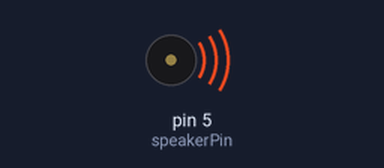
A sketch run on a simulated Arduino Uno, built with avr-gcc and run on an emulated ATmega328P. Shown: buzzer (waves = sounding).

Above: at 0.1 s.
At 2.2 s:
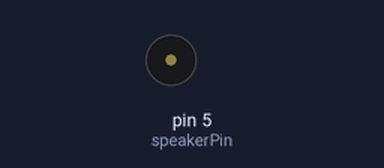
Timing chart, 0 to 3.7 s (numbered marks = the images above):
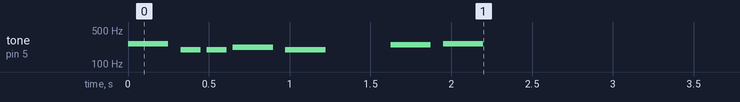

The sketch:

app.ino
```cpp
#include "pitches.h"
int speakerPin = 5;

int melody[] = {
  NOTE_C4, NOTE_G3, NOTE_G3, NOTE_A3, NOTE_G3, 0, NOTE_B3, NOTE_C4
};

int noteDurations[] = {
  4, 8, 8, 4, 4, 4, 4, 4};

void setup() {
  for (int thisNote = 0; thisNote < 8; thisNote++) {
    int noteDuration = 1000 / noteDurations[thisNote];
    tone(speakerPin, melody[thisNote], noteDuration);
    int pauseBetweenNotes = noteDuration * 1.30;
    delay(pauseBetweenNotes);
    noTone(speakerPin);
  }
}

void loop() {
}
```
